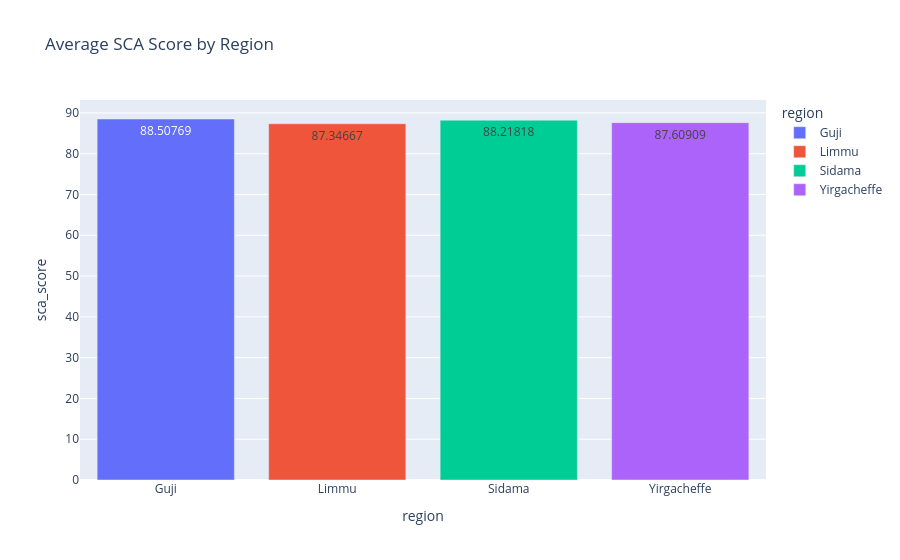

The code cell stored with this chart in its notebook:
### Markdown cell above
#### Regional Deep Analysis

### Code cell
print("=== REGIONAL PERFORMANCE ANALYSIS ===\n")

region_summary = get_region_summary(df)
display(region_summary)

fig = px.bar(
    df.groupby('region')['sca_score'].mean().reset_index(),
    x='region', y='sca_score',
    title="Average SCA Score by Region",
    color='region',
    text_auto=True
)
fig.show()

### Figure 1 — Plotly figure (JSON) as saved in the notebook; plotly's stock layout.template omitted (floating-point values rounded to 4 significant figures)
{"data": [{"hovertemplate": "region=%{x}<br>sca_score=%{y}<extra></extra>", "legendgroup": "Guji", "marker": {"color": "#636efa", "pattern": {"shape": ""}}, "name": "Guji", "orientation": "v", "showlegend": true, "textposition": "auto", "texttemplate": "%{y}", "type": "bar", "x": ["Guji"], "xaxis": "x", "y": [88.51], "yaxis": "y"}, {"hovertemplate": "region=%{x}<br>sca_score=%{y}<extra></extra>", "legendgroup": "Limmu", "marker": {"color": "#EF553B", "pattern": {"shape": ""}}, "name": "Limmu", "orientation": "v", "showlegend": true, "textposition": "auto", "texttemplate": "%{y}", "type": "bar", "x": ["Limmu"], "xaxis": "x", "y": [87.35], "yaxis": "y"}, {"hovertemplate": "region=%{x}<br>sca_score=%{y}<extra></extra>", "legendgroup": "Sidama", "marker": {"color": "#00cc96", "pattern": {"shape": ""}}, "name": "Sidama", "orientation": "v", "showlegend": true, "textposition": "auto", "texttemplate": "%{y}", "type": "bar", "x": ["Sidama"], "xaxis": "x", "y": [88.22], "yaxis": "y"}, {"hovertemplate": "region=%{x}<br>sca_score=%{y}<extra></extra>", "legendgroup": "Yirgacheffe", "marker": {"color": "#ab63fa", "pattern": {"shape": ""}}, "name": "Yirgacheffe", "orientation": "v", "showlegend": true, "textposition": "auto", "texttemplate": "%{y}", "type": "bar", "x": ["Yirgacheffe"], "xaxis": "x", "y": [87.61], "yaxis": "y"}], "layout": {"barmode": "relative", "legend": {"title": {"text": "region"}, "tracegroupgap": 0}, "title": {"text": "Average SCA Score by Region"}, "xaxis": {"anchor": "y", "categoryarray": ["Guji", "Limmu", "Sidama", "Yirgacheffe"], "categoryorder": "array", "domain": [0, 1], "title": {"text": "region"}}, "yaxis": {"anchor": "x", "domain": [0, 1], "title": {"text": "sca_score"}}}}
